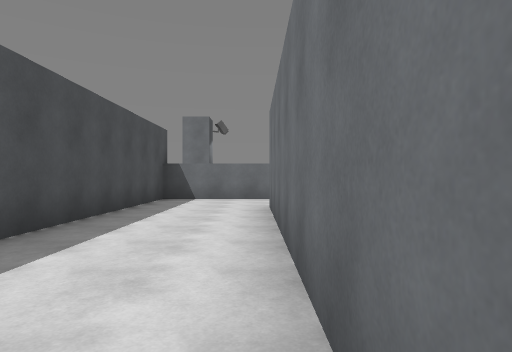
View 1 (above)

24 first-person views from a walk through a Unity game level. The camera is 1.3 m above the floor, looks level and sees 75° across. The floor is counted in squares, 2 m on a side. Each view is taken from the middle of a square. On the plan, view 1 faces up. The plan holds only what a view shows up to about 10 squares ahead; the rest is blank. The player character is not drawn.

View 2
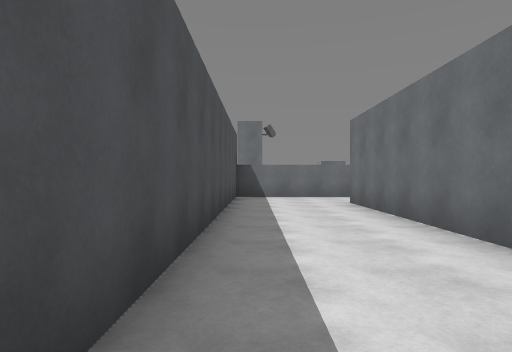

View 3
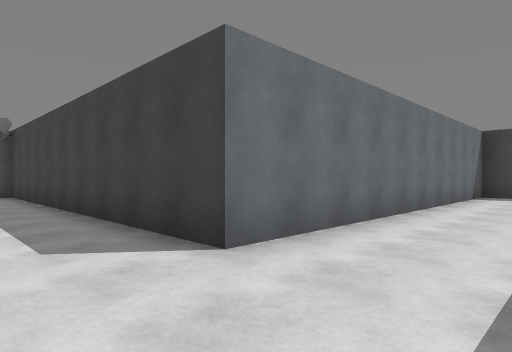

View 4
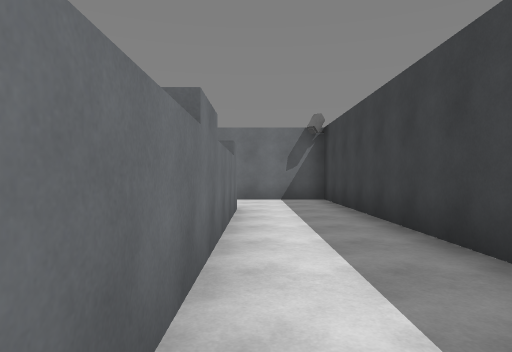

View 5
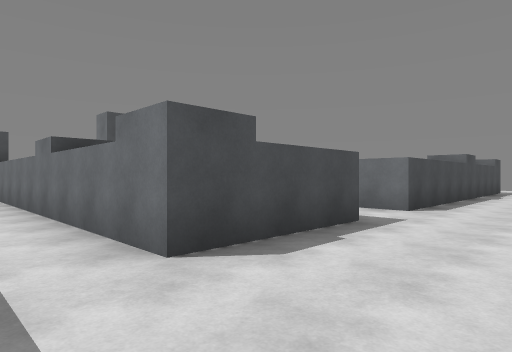

View 6
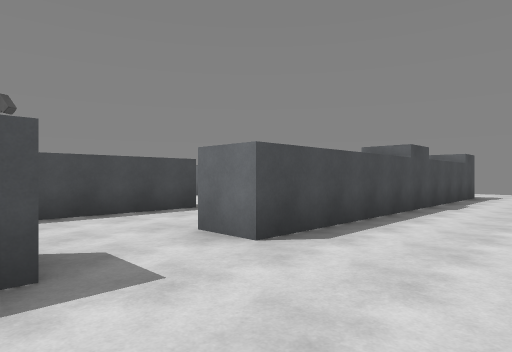

View 7
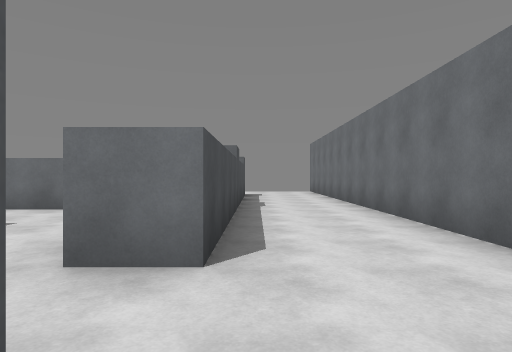

View 8
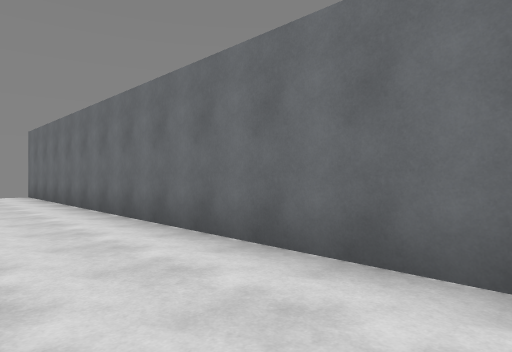

View 9
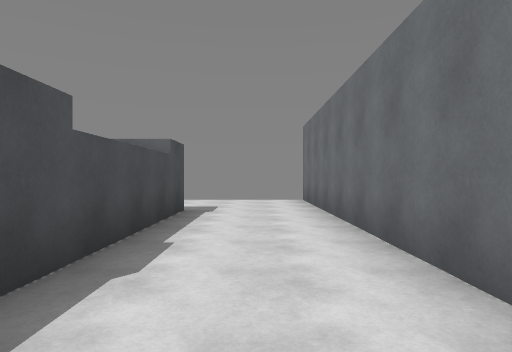

View 10
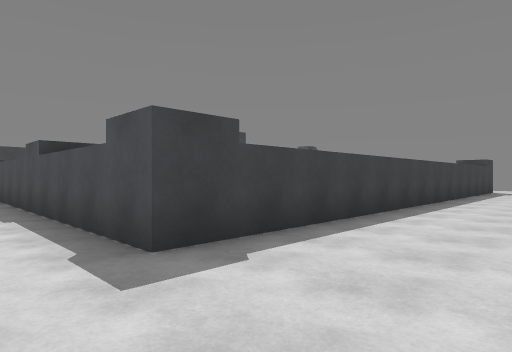

View 11
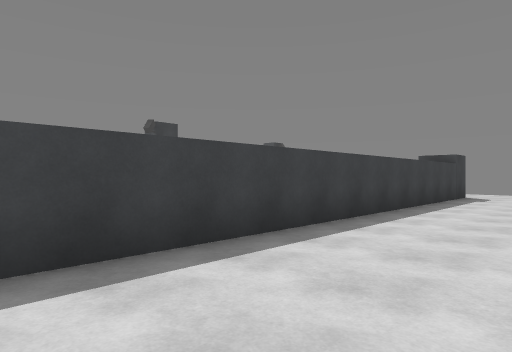

View 12
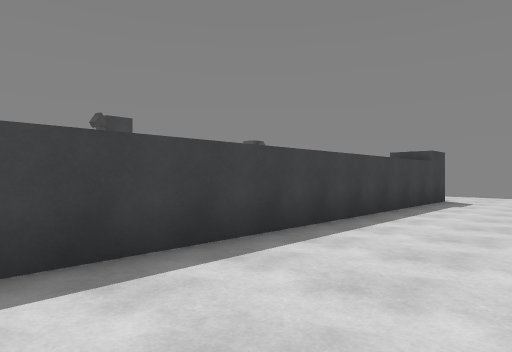

View 13
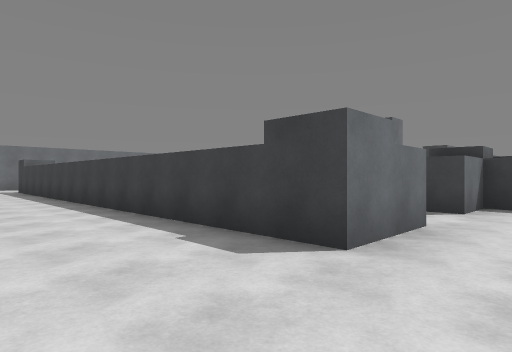

View 14
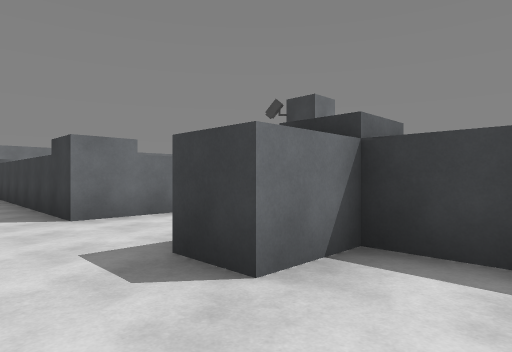

View 15
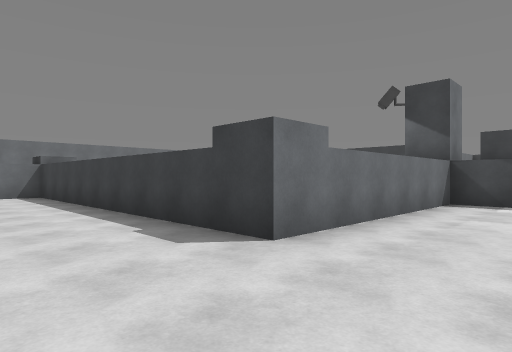

View 16
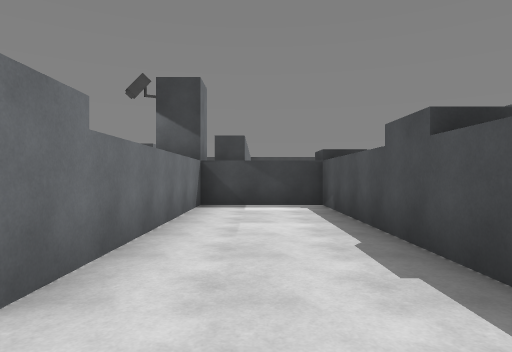

View 17
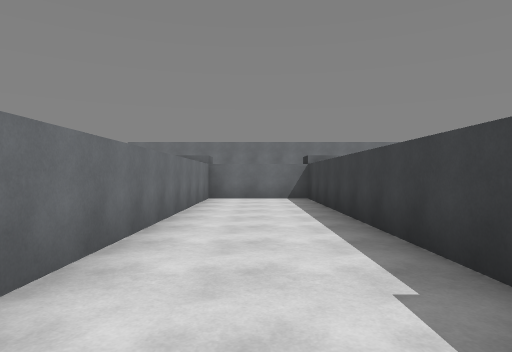

View 18
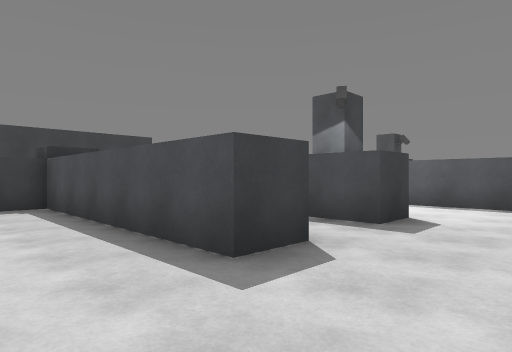

View 19
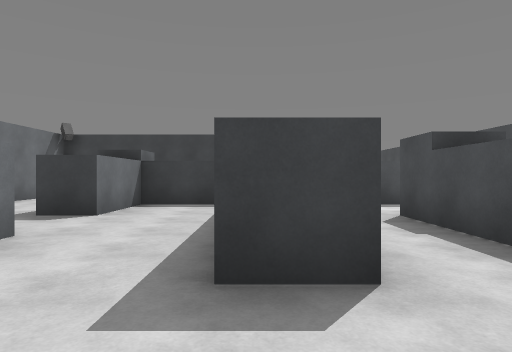

View 20
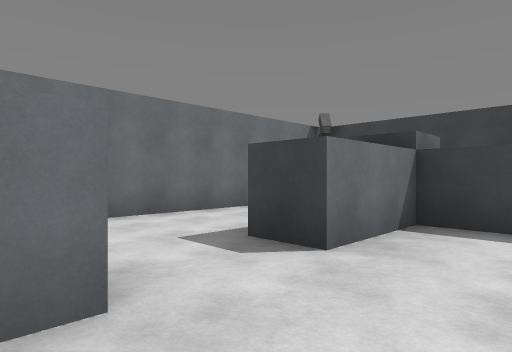

View 21
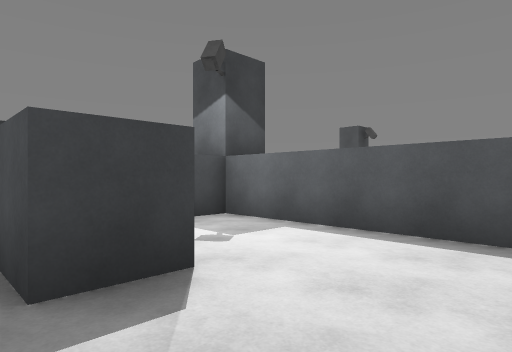

View 22
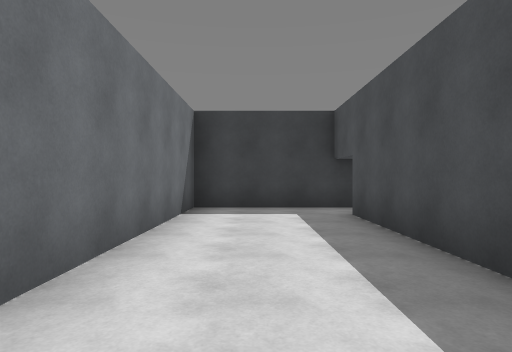

View 23
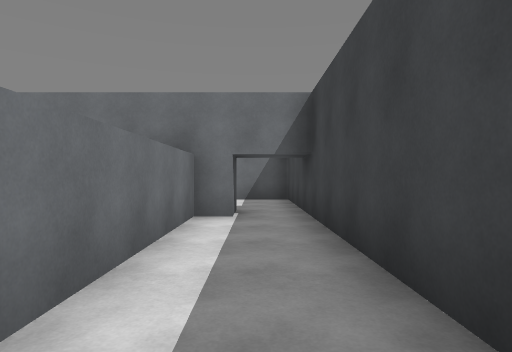

View 24
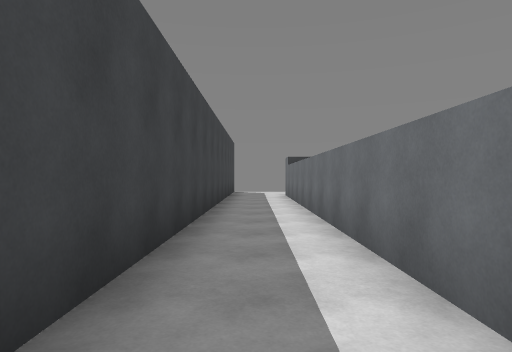

### Floor plan
Points are (right, up) in squares from view 1. A wall is a line through its corners. A room is listed if a view was taken in it or the views show most of it. See-through windows are left out.
Room 1 (views 1, 2, 3, 4, 5, 6, 7, 8, 9, 10, 11, 12, 13, 22, 23, 24)
walls: (6.6, 12.5) (7.6, 12.5) (7.6, 9.4) (-2.6, 9.4) (-2.6, -1.6) (-3.6, -1.6) (-3.6, -1) (-14.9, -1); (-6.5, 21.2) (-6.5, 23.4) (7.6, 23.4) (7.6, 14.4) (6.6, 14.4); (-14.8, -2.9) (0.3, -2.9) (0.3, 7.1) (10.3, 7.1) (10.3, 26.1)
ways out: opening at (-7.5, 22.5) to room 2; opening at (7, 13.5) to room 7; gap at (11, 26)
Room 2 (view 14)
walls: (-7.6, 18.1) (-6.5, 18.1) (-6.5, 19.5)
ways out: opening at (-7.5, 22.5) to room 1; opening at (-6, 20.5) to room 3
Room 3 (views 15, 16, 17)
walls: (-5.5, 19.1) (-5.5, 13.5) (-2.8, 13.5) (-2.8, 19.5) (6.6, 19.5) (6.6, 22.4) (-1.2, 22.4); (-6.5, 19.5) (-5.5, 19.5)
ways out: opening at (-6, 20.5) to room 2
Room 4 (views 18, 19, 20)
walls: (4.2, 18.5) (3.1, 18.5); (3.2, 16) (4.2, 16) (4.2, 14.5); (6.6, 14.4) (6.6, 14.9)
ways out: opening at (4, 17.5) to room 5; opening at (5.5, 15.5) to room 7
Room 5 (view 21)
walls: (0.6, 10.4) (1.2, 10.4); (1.6, 16) (1.6, 12.5)
ways out: opening at (4, 17.5) to room 4; opening at (1, 17.5) to room 6
Room 6 (no view inside)
walls: (0.5, 16) (1.6, 16); (-1.8, 17.6) (-1.8, 13.5) (-1, 13.5)
ways out: opening at (1, 17.5) to room 5
Room 7 (no view inside)
walls: (4.2, 14.5) (4.2, 10.4) (6.6, 10.4) (6.6, 12.5)
ways out: opening at (7, 13.5) to room 1; opening at (5.5, 15.5) to room 4

Where each view was taken, in squares from view 1:
view 1: 0 up, 0 right, facing up
view 2: 1 down, 2 left, facing up
view 3: 9 up, 2 left, facing down-right
view 4: 9 up, 1 right, facing right
view 5: 8 up, 10 right, facing up-left
view 6: 12 up, 10 right, facing up-left
view 7: 12 up, 8 right, facing up
view 8: 14 up, 8 right, facing up-right
view 9: 17 up, 9 right, facing up
view 10: 26 up, 9 right, facing down-left
view 11: 26 up, 5 right, facing down-left
view 12: 26 up, 3 right, facing down-left
view 13: 26 up, 8 left, facing down-right
view 14: 21 up, 8 left, facing down-right
view 15: 22 up, 5 left, facing down-right
view 16: 21 up, 4 left, facing down
view 17: 21 up, 3 left, facing right
view 18: 18 up, 6 right, facing down-left
view 19: 18 up, 4 right, facing down
view 20: 15 up, 5 right, facing down-right
view 21: 18 up, 2 right, facing down-left
view 22: 4 up, 1 left, facing down
view 23: 2 down, 9 left, facing right
view 24: 2 down, 5 left, facing left
